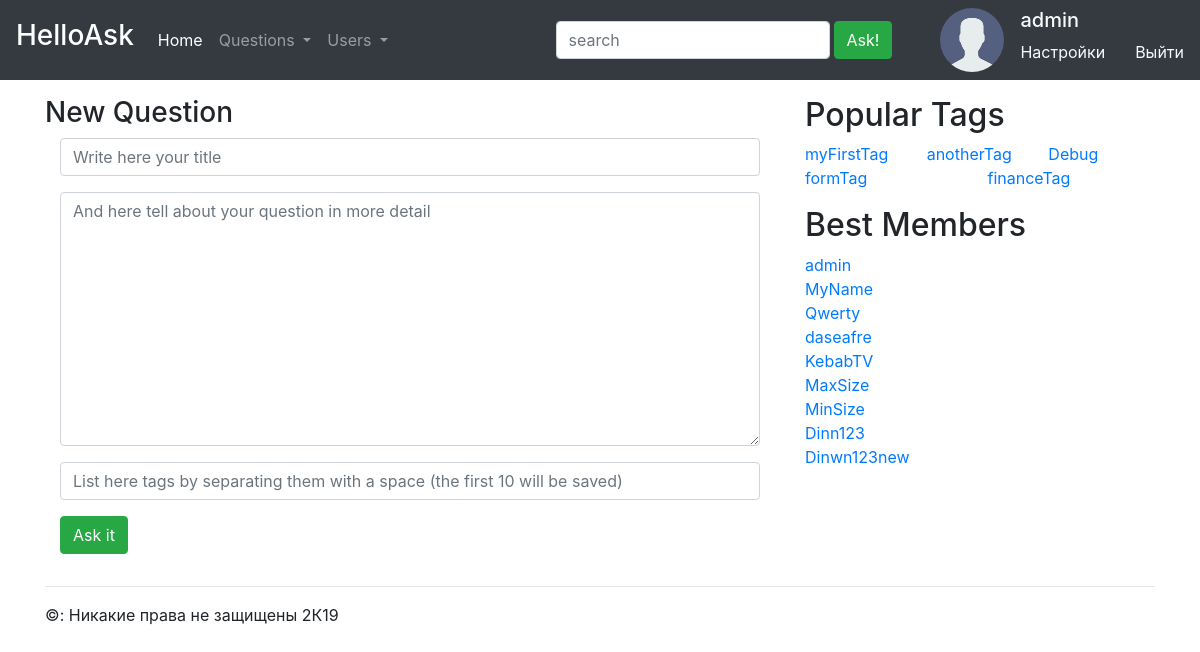
The app's page /asker/ask/ (signed in) with its own data.
### asker/models.py (models this page shows)
class Tag(models.Model):
    tagName = models.CharField(max_length = 16, unique = True)
    slug = models.SlugField(max_length=128)
    objects = TagManager()
    def __str__(self):
        return self.tagName
    def get_absolute_url(self):
        return reverse('TagDetail', kwargs={'slug': self.slug})

### asker/views.py (the view, shortened to what this page needs)
# urls.py: path('ask/', ask, name="ask"),
@login_required(login_url='/asker/login')
def ask(request):
    errors = []
    form = NewQuestionForm
    return render(request, 'asker/ask.html', {'form': form, 'messages': errors})

### asker/templatetags/hot.py (called while the page is built)
@register.inclusion_tag('asker/include/tags.html')
def Hot_tags_users():
    hot_tags = Tag.objects.all()
    hot_users = User.objects.all()
    return {'hot_tags': hot_tags, 'hot_users': hot_users}

### templates/asker/ask.html (shortened to what this page needs)
{% extends "asker/base.html" %}
{% load staticfiles %}
{% block mainContent %}
  <div class="row align-items-center">
    <div class="col-auto">
      <h3>New Question</h3>
    </div>
  </div>
  {% include "asker/include/askForm.html" %}
{% endblock %}

### templates/asker/include/authorized.html
{% block content %}
{% load static %}
<form>
  <div class="media ml-5">
    <img src="{% static 'img/noAvatarIcon.png' %}" class="img-fluid mr-3" alt="generic placeholder">
    <div class="media-body">
      <h5 class="text-light">{{ user.username }}</h5>
      <div clas="container">
        <div class="row">
          <div class="col">
            <a class="text-light" href="{% url 'settings' %}">Настройки</a>
          </div>
          <div class="col">
            <a href="{% url 'signout' %}" class="text-light">Выйти</a>
          </div>
        </div>
      </div>
    </div>
  </div>
</form>
{% endblock %}

### templates/asker/include/tags.html
{% load hot %}
{% block content %}
<div class="container mb-3 pl-0">
  <h2>Popular Tags</h2>
  <div class="row">
    {% for tag in hot_tags %}
    <div class="col">
      <a href="{{ tag.get_absolute_url }}">{{tag}}</a>
    </div>
    {% endfor %}
  </div>
</div>
<div class="container mb-3 pl-0">
  <h2>Best Members</h2>
  {% for user in hot_users %}
  <div class="row">
    <div class="col">
      <a href="#">{{user}}</a>
    </div>
  </div>
  {% endfor %}
</div>
{% endblock %}

### records on screen
Tag: tagName "myFirstTag"
Tag: tagName "anotherTag"
Tag: tagName "Debug"
Tag: tagName "formTag"
Tag: tagName "financeTag"

### other values on screen
{{ user.username }} "admin"
{{ user }} "admin"
{{ user }} "MyName"
{{ user }} "Qwerty"
{{ user }} "daseafre"
{{ user }} "KebabTV"
{{ user }} "MaxSize"
{{ user }} "MinSize"
{{ user }} "Dinn123"
{{ user }} "Dinwn123new"
